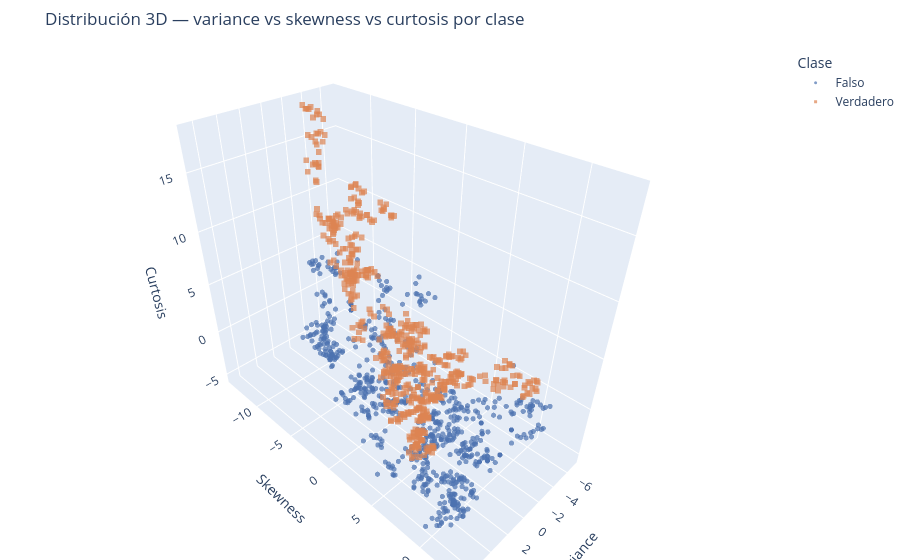

Notebook code cell kept with this figure:
### Code cell
# ━━━━━━━━━━━━━━━━━━━━━━━━━━━━━━━━━━━━━━━━━━━━━━━━━━━━━━━━━━
# EDA — PASO 3: Distribución 3D de las tres características
#              (Tres-Plot interactivo con Plotly)
# ━━━━━━━━━━━━━━━━━━━━━━━━━━━━━━━━━━━━━━━━━━━━━━━━━━━━━━━━━━
import plotly.graph_objs as go

color_eda3 = {0: '#4C72B0', 1: '#DD8452'}
symbol_eda3 = {0: 'circle', 1: 'square'}

fig_eda3d = go.Figure()

for cls_val, cls_name in clase_map.items():
    mask3 = (Billetes['class'] == cls_val)
    fig_eda3d.add_trace(go.Scatter3d(
        x=Billetes.loc[mask3, 'variance'],
        y=Billetes.loc[mask3, 'skewness'],
        z=Billetes.loc[mask3, 'curtosis'],
        mode='markers',
        marker=dict(
            size=3,
            color=color_eda3[cls_val],
            symbol=symbol_eda3[cls_val],
            opacity=0.7,
            line=dict(width=0)
        ),
        name=cls_name
    ))

fig_eda3d.update_layout(
    scene=dict(
        xaxis=dict(title='Variance'),
        yaxis=dict(title='Skewness'),
        zaxis=dict(title='Curtosis'),
        bgcolor='white',
    ),
    title='Distribución 3D — variance vs skewness vs curtosis por clase',
    legend=dict(title='Clase', font=dict(size=12)),
    margin=dict(l=0, r=0, b=0, t=50)
)
fig_eda3d.show()

### Figure 1 — Plotly figure (JSON) as saved in the notebook; plotly's stock layout.template omitted (floating-point values rounded to 4 significant figures; data arrays with more than 128 entries replaced by an {"elided": "..."} marker saying what was removed)
{"data": [{"marker": {"color": "#4C72B0", "line": {"width": 0}, "opacity": 0.7, "size": 3, "symbol": "circle"}, "mode": "markers", "name": "Falso", "type": "scatter3d", "x": {"elided": "762 float values"}, "y": {"elided": "762 float values"}, "z": {"elided": "762 float values"}}, {"marker": {"color": "#DD8452", "line": {"width": 0}, "opacity": 0.7, "size": 3, "symbol": "square"}, "mode": "markers", "name": "Verdadero", "type": "scatter3d", "x": {"elided": "610 float values"}, "y": {"elided": "610 float values"}, "z": {"elided": "610 float values"}}], "layout": {"legend": {"font": {"size": 12}, "title": {"text": "Clase"}}, "margin": {"b": 0, "l": 0, "r": 0, "t": 50}, "scene": {"bgcolor": "white", "xaxis": {"title": {"text": "Variance"}}, "yaxis": {"title": {"text": "Skewness"}}, "zaxis": {"title": {"text": "Curtosis"}}}, "title": {"text": "Distribución 3D — variance vs skewness vs curtosis por clase"}}}
